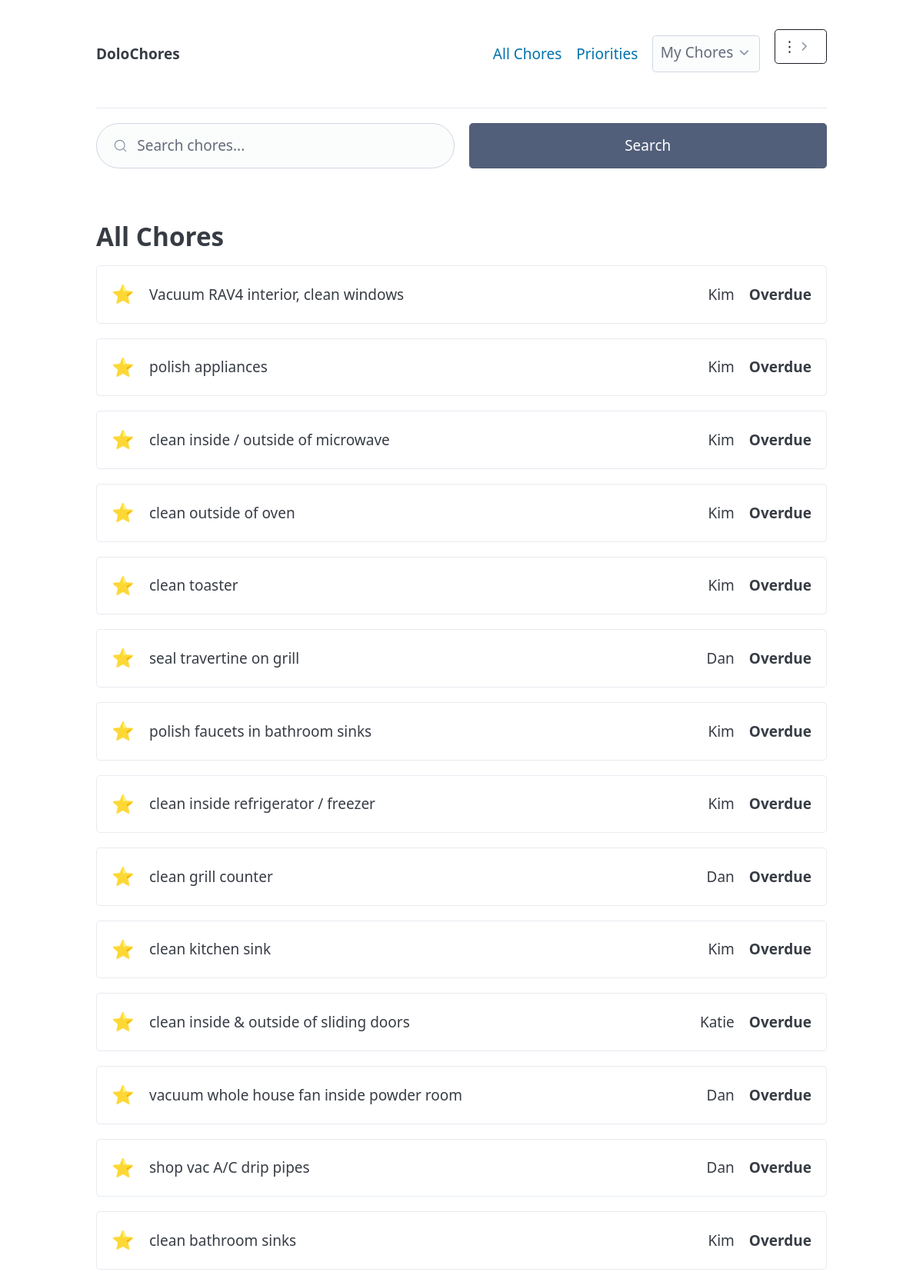
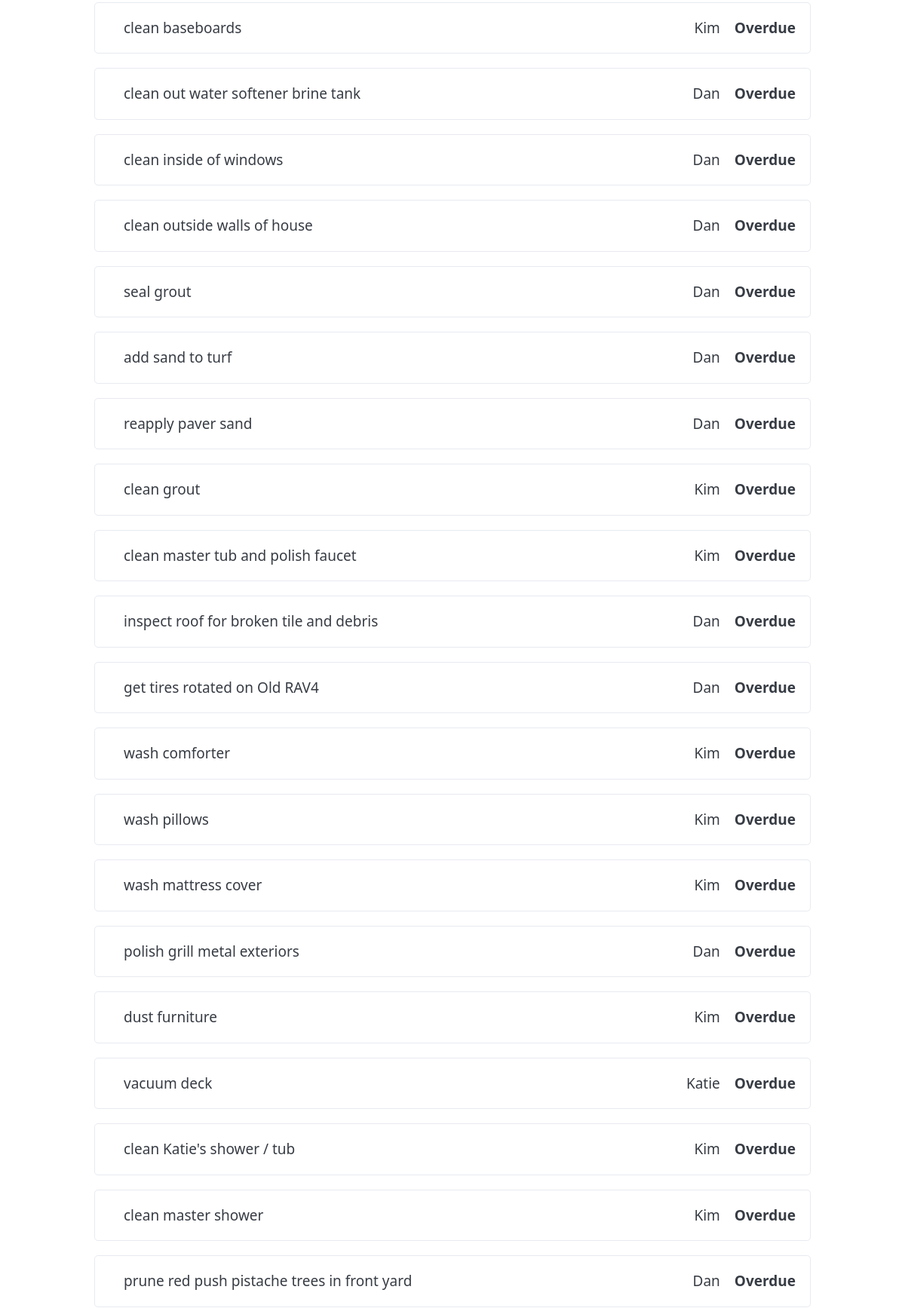
The page / (upper part) on the database its author committed (2 pictures, top to bottom).
### app.py (models this page shows, shortened)
class Chore(db.Model):
    id = db.Column(db.Integer, primary_key=True)
    title = db.Column(db.String(120), nullable=False)
    user_id = db.Column(db.Integer, db.ForeignKey('user.id'), nullable=False)
    category = db.Column(db.String(50))
    frequency = db.Column(db.Integer, nullable=False)  # in days
    last_completed = db.Column(db.Date, default=date.today)
    is_priority = db.Column(db.Boolean, default=False)
    notes = db.Column(db.Text)
    previous_last_completed = db.Column(db.Date)
    @property
    def next_due(self):
        if self.last_completed and self.frequency:
            return self.last_completed + timedelta(days=self.frequency)
        return None
    @property
    def status(self):
        today = date.today()
        next_due_date = self.next_due
        if not next_due_date:
            return "N/A"
        if next_due_date < today:
            return "Overdue"
        if self.frequency > 30:
            if today <= next_due_date <= today + timedelta(days=30):
                return "Due Soon"
        else:
            if today <= next_due_date <= today + timedelta(days=14):
                return "Due Soon"
        return "Completed Recently"

class User(db.Model):
    id = db.Column(db.Integer, primary_key=True)
    name = db.Column(db.String(80), unique=True, nullable=False)
    chores = db.relationship('Chore', backref='assignee', lazy=True)

### app.py (the view, shortened to what this page needs)
@app.route('/')
def all_chores():
    search_query = request.args.get('q')
    query = Chore.query.join(User) # Join with User to search by assignee name
    chores = query.all()
    status_map = {"Overdue": 1, "Due Soon": 2, "Completed Recently": 3}
    chores.sort(key=lambda c: (status_map.get(c.status, 4), not c.is_priority, c.next_due, -c.frequency))
    return render_template('index.html', chores=chores, title="All Chores")

### app.py (called while the page is built)
@app.context_processor
def inject_users():
    return dict(users=User.query.all())

### templates/index.html
{% extends "layout.html" %}
{% block content %}
<section>
    <form method="get" action="{{ url_for('all_chores') }}">
        <div class="grid">
            <input type="search" id="search" name="q" placeholder="Search chores..." value="{{ request.args.get('q', '') }}">
            <button type="submit" class="secondary">Search</button>
        </div>
    </form>
    <h2>All Chores</h2>
    <div class="chores-list">
    {% for chore in chores %}
    <div class="chore-row" data-chore-id="{{ chore.id }}" data-target="chore-detail-modal" onclick="openChoreDetail(event)">
        <span class="chore-priority">{% if chore.is_priority %}⭐{% endif %}</span>
        <span class="chore-title">{{ chore.title }}</span>
        <span class="chore-assignee">{{ chore.assignee.name }}</span>
        <span class="chore-status status-{{ chore.status | lower | replace(' ', '-') }}">{{ chore.status }}</span>
    </div>
    {% else %}
    <p>No chores found.</p>
    {% endfor %}
    </div>
</section>
{% endblock %}

### static/css/style.css (style rules this page uses)
.status-overdue { color: var(--pico-color-red-550); font-weight: bold; }
.chore-row { display: flex; justify-content: space-between; align-items: center; padding: var(--pico-spacing); border: 1px solid var(--pico-muted-border-color); border-radius: var(--pico-border-radius); margin-bottom: var(--pico-spacing); cursor: pointer; }
.chore-title { flex-grow: 1; margin-left: 1rem; }
.chore-assignee { min-width: 100px; text-align: right; margin-right: 1rem; }
.chore-priority { font-size: 1.25rem; }

### rows shown on the page
Chore: title "Vacuum RAV4 interior, clean windows", assignee.name "Kim", status "Overdue"
Chore: title "polish appliances", assignee.name "Kim", status "Overdue"
Chore: title "clean inside / outside of microwave", assignee.name "Kim", status "Overdue"
Chore: title "clean outside of oven", assignee.name "Kim", status "Overdue"
Chore: title "clean toaster", assignee.name "Kim", status "Overdue"
Chore: title "seal travertine on grill", assignee.name "Dan", status "Overdue"
Chore: title "polish faucets in bathroom sinks", assignee.name "Kim", status "Overdue"
Chore: title "clean inside refrigerator / freezer", assignee.name "Kim", status "Overdue"
Chore: title "clean grill counter", assignee.name "Dan", status "Overdue"
Chore: title "clean kitchen sink", assignee.name "Kim", status "Overdue"
Chore: title "clean inside & outside of sliding doors", assignee.name "Katie", status "Overdue"
Chore: title "vacuum whole house fan inside powder room", assignee.name "Dan", status "Overdue"
Chore: title "shop vac A/C drip pipes", assignee.name "Dan", status "Overdue"
Chore: title "clean bathroom sinks", assignee.name "Kim", status "Overdue"
Chore: title "clean baseboards", assignee.name "Kim", status "Overdue"
Chore: title "clean out water softener brine tank", assignee.name "Dan", status "Overdue"
Chore: title "clean inside of windows", assignee.name "Dan", status "Overdue"
Chore: title "clean outside walls of house", assignee.name "Dan", status "Overdue"
Chore: title "seal grout", assignee.name "Dan", status "Overdue"
Chore: title "add sand to turf", assignee.name "Dan", status "Overdue"
Chore: title "reapply paver sand", assignee.name "Dan", status "Overdue"
Chore: title "clean grout", assignee.name "Kim", status "Overdue"
Chore: title "clean master tub and polish faucet", assignee.name "Kim", status "Overdue"
Chore: title "inspect roof for broken tile and debris", assignee.name "Dan", status "Overdue"
Chore: title "get tires rotated on Old RAV4", assignee.name "Dan", status "Overdue"
Chore: title "wash comforter", assignee.name "Kim", status "Overdue"
Chore: title "wash pillows", assignee.name "Kim", status "Overdue"
Chore: title "wash mattress cover", assignee.name "Kim", status "Overdue"
Chore: title "polish grill metal exteriors", assignee.name "Dan", status "Overdue"
Chore: title "dust furniture", assignee.name "Kim", status "Overdue"
Chore: title "vacuum deck", assignee.name "Katie", status "Overdue"
Chore: title "clean Katie's shower / tub", assignee.name "Kim", status "Overdue"
Chore: title "clean master shower", assignee.name "Kim", status "Overdue"
Chore: title "prune red push pistache trees in front yard", assignee.name "Dan", status "Overdue"
